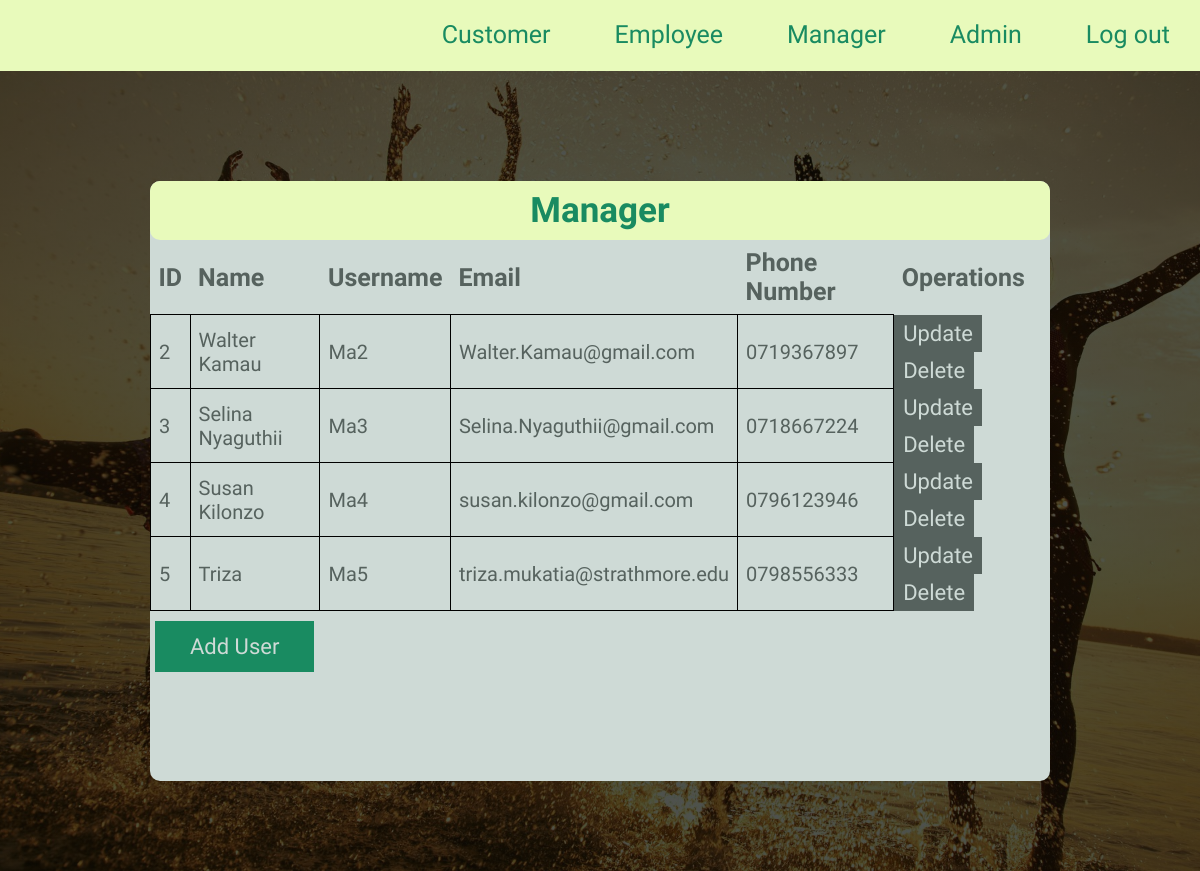
The page /Admin/manager_display.php on the database its author committed.
### tables this page shows
CREATE TABLE `managers` (
  `id` int(11) NOT NULL,
  `manager_name` varchar(128) NOT NULL,
  `manager_email` varchar(64) NOT NULL,
  `manager_username` varchar(16) NOT NULL,
  `manager_phone_number` varchar(16) NOT NULL,
  `manager_password` varchar(255) NOT NULL
);

### Admin/manager_display.php (the view)
<?php
include_once 'header.php';
include "../Login/connection.php";
?>
<section class="header">
      <div class="container">
        <div class="flex-container1">
          <h2>Manager</h2>
        </div>
        <div>
        <table class="table" >
 <thead>
  <tr>
    <th class="table-head">ID</th>
    <th class="table-head">Name</th>
    <th class="table-head">Username</th>
    <th class="table-head">Email</th>
    <th class="table-head">Phone Number</th>
    <th class="table-head">Operations</th>
  </tr>
</thead>
<tbody>
    <?php
    $sql = "SELECT * FROM managers";
    $result = mysqli_query($con, $sql);
    if($result){
    while($row = mysqli_fetch_assoc($result)){
        $id = $row["id"];
        $name = $row["manager_name"];
        $username = $row["manager_username"];
        $email = $row["manager_email"];
        $phone_number = $row["manager_phone_number"];
        echo '<tr>
        <td class="table-data">'.$id.' </td>
        <td class="table-data">'.$name.' </td>
        <td class="table-data">'.$username.' </td>
        <td class="table-data">'.$email.'</td>
        <td class="table-data">'.$phone_number.'</td>
        <td>
       <a href="manager_update.php?updateid='.$id.'" class="join1">Update</a>
       <a href="manager_delete.php?deleteid='.$id.'" class="join1">Delete</a>
    </td>
      </tr>';
    }
    }
    ?>
  </tbody>
</table>
<div >
<a href="manager.php" class="join">Add User </a>
</div>
        </div>
      </div>
    </section>
  </body>
</html>

### Admin/header.css (style rules this page uses)
* { margin: 0; padding: 0; font-family: "Arima Madurai", cursive; font-family: "Katibeh", cursive; }
.header { min-height: 100vh; width: 100%; background-image: linear-gradient(rgba(4, 9, 3, 0.7), rgba(4, 9, 3, 0.7)), url(../Admin/background.jpg); background-position: center; background-size: cover; display: flex; justify-content: center; align-items: center; }
.flex-container1 { text-align: center; flex: 1; background-color: rgb(232, 250, 187); border-radius: 10px; padding: 9px 12px; margin: 0%; }
.flex-container1 h2 { color: rgb(25, 139, 97); font-size: 35px; }
.container { width: 900px; min-height: 600px; background: rgb(206, 218, 214); border-radius: 10px; justify-content: center; align-items: center; margin-top: 20px; }
.container .table { border-collapse: collapse; width: 100%; }
.container .table .table-head { text-align: left; padding: 8px; font-size: 25px; color: rgb(86, 98, 94); }
.container .table .table-data { border-radius: 10px; border: 1px solid black; text-align: left; padding: 8px; font-size: 20px; color: rgb(86, 98, 94); }
.join { display: inline-block; text-decoration: none; color: rgb(206, 218, 214); border: 1px solid rgb(25, 139, 97); padding: 12px 34px; font-size: 22px; background: rgb(25, 139, 97); position: relative; cursor: pointer; margin-top: 10px; margin-left: 5px; margin-bottom: 10px; }
.join1 { display: inline-block; text-decoration: none; color: rgb(206, 218, 214); border: 1px solid rgb(86, 98, 94); padding: 5px 8px; font-size: 22px; background: rgb(86, 98, 94); position: relative; cursor: pointer; }

### rows shown on the page
managers: id "2", manager_name "Walter Kamau", manager_username "Ma2", manager_email "Walter.Kamau@gmail.com", manager_phone_number "0719367897"
managers: id "3", manager_name "Selina Nyaguthii", manager_username "Ma3", manager_email "Selina.Nyaguthii@gmail.com", manager_phone_number "0718667224"
managers: id "4", manager_name "Susan Kilonzo", manager_username "Ma4", manager_email "susan.kilonzo@gmail.com", manager_phone_number "0796123946"
managers: id "5", manager_name "Triza", manager_username "Ma5", manager_email "triza.mukatia@strathmore.edu", manager_phone_number "0798556333"
